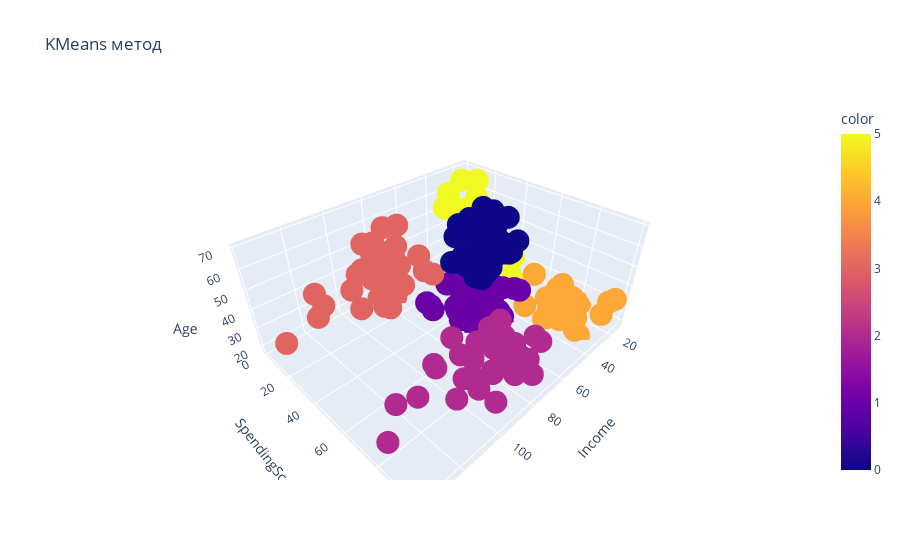
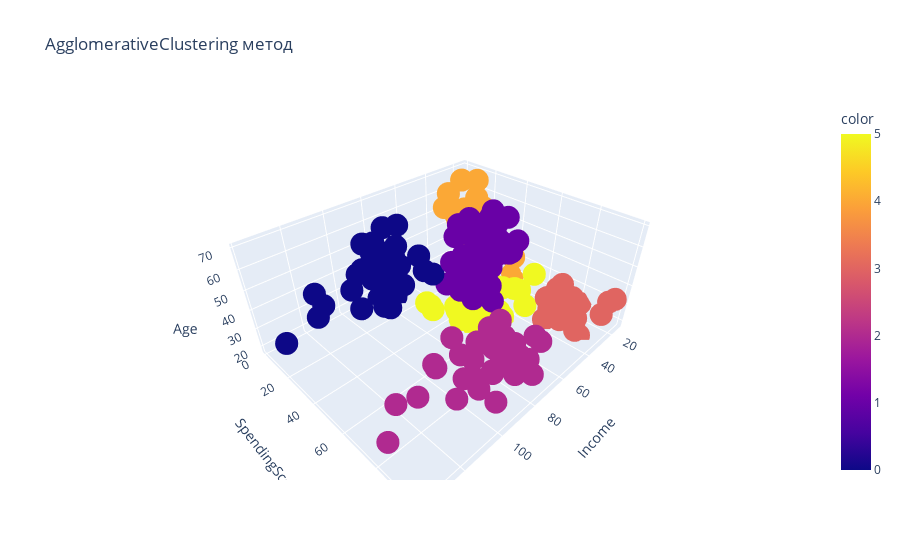

Notebook code for these charts, in order:
### Markdown cell above
**Завдання 13** 

А тепер зробимо порівняльний аналіз отриманих результатів кластеризації розглянутими методами:  
* В фінальних візуалізаціях треба використовувати **однакову** (на вашу думку оптимальну) кількість кластерів!!!

### Code cell
Aggcls_method = AgglomerativeClustering(n_clusters).fit(X)
KMeans_method = KMeans(n_clusters).fit(X)

fig_kmeans = px.scatter_3d(X,
                           x='Income',
                           y='SpendingScore',
                           z='Age',
                           color=KMeans_method.labels_,
                           title='KMeans метод'
                           )
fig_kmeans.show()

fig_agg = px.scatter_3d(X,
                        x='Income',
                        y='SpendingScore',
                        z='Age',
                        color=Aggcls_method.labels_,
                        title='AgglomerativeClustering метод'
                        )
fig_agg.show()

### Figure 1 — Plotly figure (JSON) as saved in the notebook; plotly's stock layout.template omitted (floating-point values rounded to 4 significant figures; data arrays with more than 128 entries replaced by an {"elided": "..."} marker saying what was removed)
{"data": [{"hovertemplate": "Income=%{x}<br>SpendingScore=%{y}<br>Age=%{z}<br>color=%{marker.color}<extra></extra>", "legendgroup": "", "marker": {"color": {"elided": "200 int values"}, "coloraxis": "coloraxis", "symbol": "circle"}, "mode": "markers", "name": "", "scene": "scene", "showlegend": false, "type": "scatter3d", "x": {"elided": "200 int values"}, "y": {"elided": "200 int values"}, "z": {"elided": "200 int values"}}], "layout": {"coloraxis": {"colorbar": {"title": {"text": "color"}}, "colorscale": [[0, "#0d0887"], [0.1111, "#46039f"], [0.2222, "#7201a8"], [0.3333, "#9c179e"], [0.4444, "#bd3786"], [0.5556, "#d8576b"], [0.6667, "#ed7953"], [0.7778, "#fb9f3a"], [0.8889, "#fdca26"], [1, "#f0f921"]]}, "legend": {"tracegroupgap": 0}, "scene": {"domain": {"x": [0, 1], "y": [0, 1]}, "xaxis": {"title": {"text": "Income"}}, "yaxis": {"title": {"text": "SpendingScore"}}, "zaxis": {"title": {"text": "Age"}}}, "title": {"text": "KMeans метод"}}}

### Figure 2 — Plotly figure (JSON) as saved in the notebook; plotly's stock layout.template omitted (floating-point values rounded to 4 significant figures; data arrays with more than 128 entries replaced by an {"elided": "..."} marker saying what was removed)
{"data": [{"hovertemplate": "Income=%{x}<br>SpendingScore=%{y}<br>Age=%{z}<br>color=%{marker.color}<extra></extra>", "legendgroup": "", "marker": {"color": {"elided": "200 int values"}, "coloraxis": "coloraxis", "symbol": "circle"}, "mode": "markers", "name": "", "scene": "scene", "showlegend": false, "type": "scatter3d", "x": {"elided": "200 int values"}, "y": {"elided": "200 int values"}, "z": {"elided": "200 int values"}}], "layout": {"coloraxis": {"colorbar": {"title": {"text": "color"}}, "colorscale": [[0, "#0d0887"], [0.1111, "#46039f"], [0.2222, "#7201a8"], [0.3333, "#9c179e"], [0.4444, "#bd3786"], [0.5556, "#d8576b"], [0.6667, "#ed7953"], [0.7778, "#fb9f3a"], [0.8889, "#fdca26"], [1, "#f0f921"]]}, "legend": {"tracegroupgap": 0}, "scene": {"domain": {"x": [0, 1], "y": [0, 1]}, "xaxis": {"title": {"text": "Income"}}, "yaxis": {"title": {"text": "SpendingScore"}}, "zaxis": {"title": {"text": "Age"}}}, "title": {"text": "AgglomerativeClustering метод"}}}
